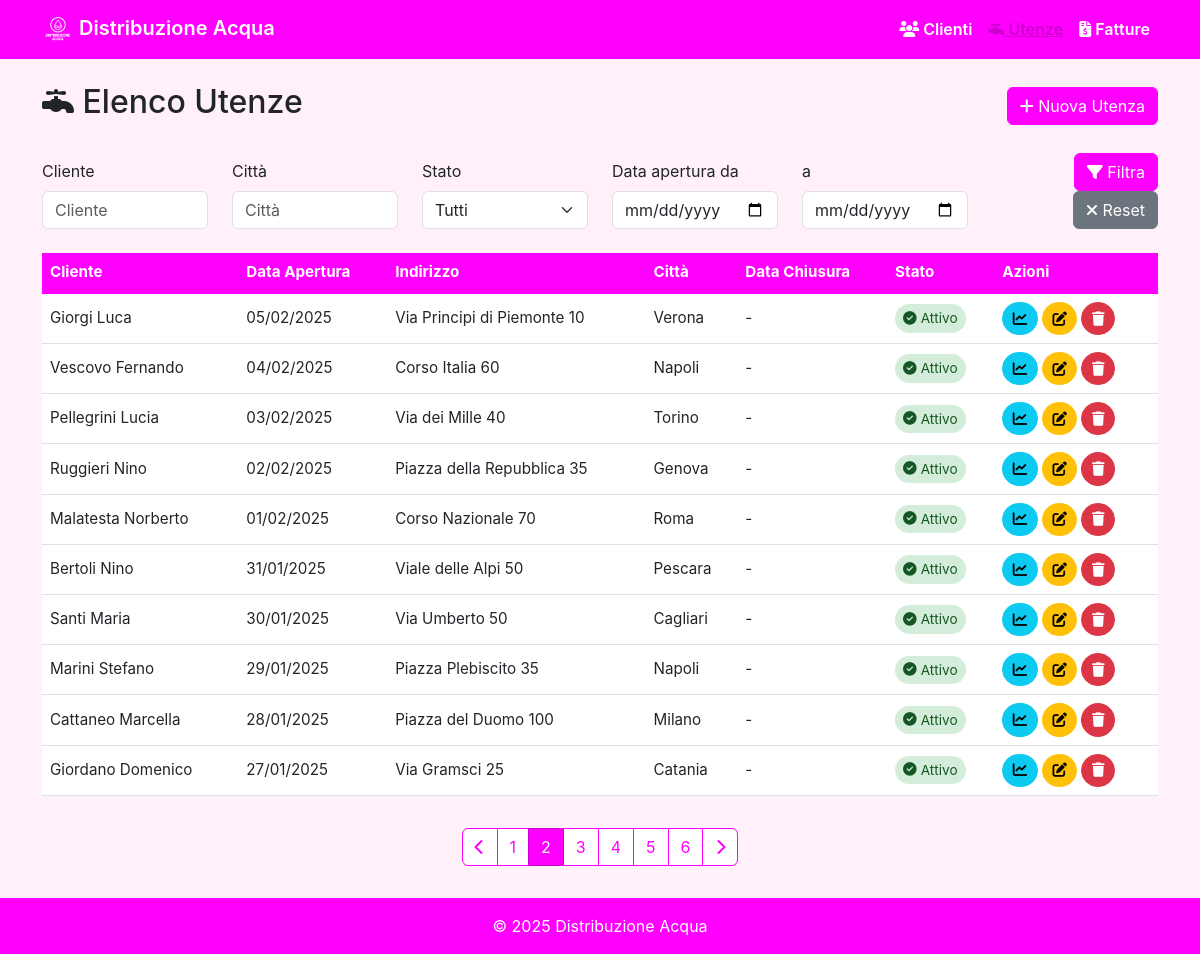
Screenshot of /utenze/?page=2 with the database file from the repository.
### una_acies/models.py (models this page shows, shortened)
class Utenza(models.Model):
    STATI = (
        ('attivo', 'Attivo'),
        ('inattivo', 'Inattivo'),
    )
    codice = models.AutoField(primary_key=True)
    data_apertura = models.DateField()
    indirizzo = models.CharField(max_length=200)
    citta = models.CharField(max_length=100)
    data_chiusura = models.DateField(null=True, blank=True)
    stato = models.CharField(max_length=10, choices=STATI)
    cliente = models.ForeignKey(Cliente, on_delete=models.CASCADE)

class Cliente(models.Model):
    codice = models.AutoField(primary_key=True)
    codice_fiscale = models.CharField(max_length=16)
    ragione_sociale = models.CharField(max_length=100)
    indirizzo = models.CharField(max_length=200)
    citta = models.CharField(max_length=100)

### una_acies/views.py (the view)
# urls.py: path('utenze/', views.utenze_list, name='utenze_list'),
def utenze_list(request):
    filtro_cliente = request.GET.get('cliente', '')
    filtro_citta = request.GET.get('citta', '')
    filtro_stato = request.GET.get('stato', '')
    filtro_da = request.GET.get('data_da', '')
    filtro_a = request.GET.get('data_a', '')
    utenze_query = Utenza.objects.all()
    if filtro_cliente:
        utenze_query = utenze_query.filter(
            Q(cliente__ragione_sociale__icontains=filtro_cliente) |
            Q(cliente__codice_fiscale__icontains=filtro_cliente)
        )
    if filtro_citta:
        utenze_query = utenze_query.filter(citta__icontains=filtro_citta)
    if filtro_stato:
        utenze_query = utenze_query.filter(stato=filtro_stato)
    if filtro_da:
        utenze_query = utenze_query.filter(data_apertura__gte=filtro_da)
    if filtro_a:
        utenze_query = utenze_query.filter(data_apertura__lte=filtro_a)
    paginator = Paginator(utenze_query.order_by('-data_apertura'), 10)
    page_number = request.GET.get('page', 1)
    utenze = paginator.get_page(page_number)
    context = {
        'utenze': utenze,
        'filtro_cliente': filtro_cliente,
        'filtro_citta': filtro_citta,
        'filtro_stato': filtro_stato,
        'filtro_da': filtro_da,
        'filtro_a': filtro_a
    }
    return render(request, 'una_acies/utenze_list.html', context)

### una_acies/templates/una_acies/utenze_list.html (shortened to what this page needs)
{% extends "una_acies/base.html" %}
{% block content %}
<div class="d-flex justify-content-between align-items-center mb-4">
    <h2><i class="fa-solid fa-faucet"></i> Elenco Utenze</h2>
    <a href="{% url 'utenza_create' %}" class="btn btn-fucsia">
        <i class="fa-solid fa-plus"></i> Nuova Utenza
    </a>
</div>
<form method="get" action="" id="filter-form" class="mb-4">
    <div class="row align-items-end">
        <div class="col-md-2 mb-3 mb-md-0">
            <label class="form-label">Cliente</label>
            <input type="text" name="cliente" class="form-control" placeholder="Cliente" value="{{ filtro_cliente }}">
        </div>
        <div class="col-md-2 mb-3 mb-md-0">
            <label class="form-label">Città</label>
            <input type="text" name="citta" class="form-control" placeholder="Città" value="{{ filtro_citta }}">
        </div>
        <div class="col-md-2 mb-3 mb-md-0">
            <label class="form-label">Stato</label>
            <select name="stato" class="form-select">
                <option value="">Tutti</option>
            </select>
        </div>
        <div class="col-md-2 mb-3 mb-md-0">
            <label class="form-label">Data apertura da</label>
            <input type="date" name="data_da" class="form-control" value="{{ filtro_da }}">
        </div>
        <div class="col-md-2 mb-3 mb-md-0">
            <label class="form-label">a</label>
            <input type="date" name="data_a" class="form-control" value="{{ filtro_a }}">
        </div>
        <div class="col-md-2 text-end">
            <button type="submit" class="btn btn-fucsia">
                <i class="fa-solid fa-filter"></i> Filtra
            </button>
            <a href="{% url 'utenze_list' %}" class="btn btn-secondary">
                <i class="fa-solid fa-xmark"></i> Reset
            </a>
        </div>
    </div>
</form>
<div class="table-responsive">
    <table class="table table-hover align-middle">
        <thead>
            <tr>
                <th>Cliente</th>
                <th>Data Apertura</th>
                <th>Indirizzo</th>
                <th>Città</th>
                <th>Data Chiusura</th>
                <th>Stato</th>
                <th>Azioni</th>
            </tr>
        </thead>
        <tbody>
            {% for utenza in utenze %}
            <tr>
                <td>{{ utenza.cliente.ragione_sociale }}</td>
                <td>{{ utenza.data_apertura|date:"d/m/Y" }}</td>
                <td>{{ utenza.indirizzo }}</td>
                <td>{{ utenza.citta }}</td>
                <td>{{ utenza.data_chiusura|date:"d/m/Y"|default:"-" }}</td>
                <td>
                    {% if utenza.stato == 'attivo' %}
                    <span class="status-badge status-active">
                        <i class="fa-solid fa-circle-check"></i> Attivo
                    </span>
                    {% else %}
                    <span class="status-badge status-inactive">
                        <i class="fa-solid fa-circle-xmark"></i> Inattivo
                    </span>
                    {% endif %}
                </td>
                <td>
                    <div class="d-flex">
                        <a href="{% url 'utenza_letture' utenza.pk %}" class="btn btn-info btn-action me-1" title="Visualizza letture" data-bs-toggle="tooltip">
                            <i class="fa-solid fa-chart-line"></i>
                        </a>
                        <a href="{% url 'utenza_update' utenza.pk %}" class="btn btn-warning btn-action me-1" title="Modifica" data-bs-toggle="tooltip">
                            <i class="fa-solid fa-pen-to-square"></i>
                        </a>
                        <a href="{% url 'utenza_delete' utenza.pk %}" class="btn btn-danger btn-action" title="Elimina" data-bs-toggle="tooltip">
                            <i class="fa-solid fa-trash"></i>
                        </a>
                    </div>
                </td>
            </tr>
            {% endfor %}
        </tbody>
    </table>
</div>
<nav class="mt-3">
    <ul class="pagination justify-content-center">
        {% if utenze.has_previous %}
        <li class="page-item">
            <a class="page-link" href="?page={{ utenze.previous_page_number }}{% for key, value in request.GET.items %}{% if key != 'page' %}&{{ key }}={{ value }}{% endif %}{% endfor %}">
                <i class="fa-solid fa-chevron-left"></i>
            </a>
        </li>
        {% endif %}
        {% for num in utenze.paginator.page_range %}
        <li class="page-item {% if utenze.number == num %}active{% endif %}">
            <a class="page-link" href="?page={{ num }}{% for key, value in request.GET.items %}{% if key != 'page' %}&{{ key }}={{ value }}{% endif %}{% endfor %}">{{ num }}</a>
        </li>
        {% endfor %}
        {% if utenze.has_next %}
        <li class="page-item">
            <a class="page-link" href="?page={{ utenze.next_page_number }}{% for key, value in request.GET.items %}{% if key != 'page' %}&{{ key }}={{ value }}{% endif %}{% endfor %}">
                <i class="fa-solid fa-chevron-right"></i>
            </a>
        </li>
        {% endif %}
    </ul>
</nav>
{% endblock %}

### una_acies/templates/una_acies/base.html (style rules this page uses)
:root { --fucsia: #FF00FF; --fucsia-dark: #cc00cc; }
body { background-color: #FFF0FA; font-family: 'Inter', Arial, sans-serif; zoom: 1; }
.btn-primary, .btn-fucsia { background-color: var(--fucsia) !important; border-color: var(--fucsia) !important; color: #fff !important; }
.btn-action { font-size: 0.9rem; padding: 0.3rem 0.6rem; margin-right: 0.2rem; border-radius: 20px; }
.table thead th { background-color: #FF00FF !important; color: #fff !important; font-weight: bold; border-bottom: 2px solid #FF00FF !important; }
.pagination .page-link { color: var(--fucsia) !important; border-color: var(--fucsia) !important; }
.pagination .active .page-link { background-color: var(--fucsia) !important; border-color: var(--fucsia-dark) !important; color: #fff !important; }
.status-badge { padding: 0.25rem 0.5rem; border-radius: 1rem; display: inline-flex; align-items: center; gap: 0.25rem; font-size: 0.85rem; }
.status-active { background-color: #d4edda; color: #155724; }
.table th, .table td { font-size: 0.95rem; vertical-align: middle; }

### rows the page displays
Utenza: cliente.ragione_sociale "Giorgi Luca", data_apertura "05/02/2025", indirizzo "Via Principi di Piemonte 10", citta "Verona", data_chiusura "-", stato "attivo" (drawn)
Utenza: cliente.ragione_sociale "Vescovo Fernando", data_apertura "04/02/2025", indirizzo "Corso Italia 60", citta "Napoli", data_chiusura "-", stato "attivo" (drawn)
Utenza: cliente.ragione_sociale "Pellegrini Lucia", data_apertura "03/02/2025", indirizzo "Via dei Mille 40", citta "Torino", data_chiusura "-", stato "attivo" (drawn)
Utenza: cliente.ragione_sociale "Ruggieri Nino", data_apertura "02/02/2025", indirizzo "Piazza della Repubblica 35", citta "Genova", data_chiusura "-", stato "attivo" (drawn)
Utenza: cliente.ragione_sociale "Malatesta Norberto", data_apertura "01/02/2025", indirizzo "Corso Nazionale 70", citta "Roma", data_chiusura "-", stato "attivo" (drawn)
Utenza: cliente.ragione_sociale "Bertoli Nino", data_apertura "31/01/2025", indirizzo "Viale delle Alpi 50", citta "Pescara", data_chiusura "-", stato "attivo" (drawn)
Utenza: cliente.ragione_sociale "Santi Maria", data_apertura "30/01/2025", indirizzo "Via Umberto 50", citta "Cagliari", data_chiusura "-", stato "attivo" (drawn)
Utenza: cliente.ragione_sociale "Marini Stefano", data_apertura "29/01/2025", indirizzo "Piazza Plebiscito 35", citta "Napoli", data_chiusura "-", stato "attivo" (drawn)
Utenza: cliente.ragione_sociale "Cattaneo Marcella", data_apertura "28/01/2025", indirizzo "Piazza del Duomo 100", citta "Milano", data_chiusura "-", stato "attivo" (drawn)
Utenza: cliente.ragione_sociale "Giordano Domenico", data_apertura "27/01/2025", indirizzo "Via Gramsci 25", citta "Catania", data_chiusura "-", stato "attivo" (drawn)

### other values shown
{{ num }} "1" "2" "3" "4" "5" "6"
